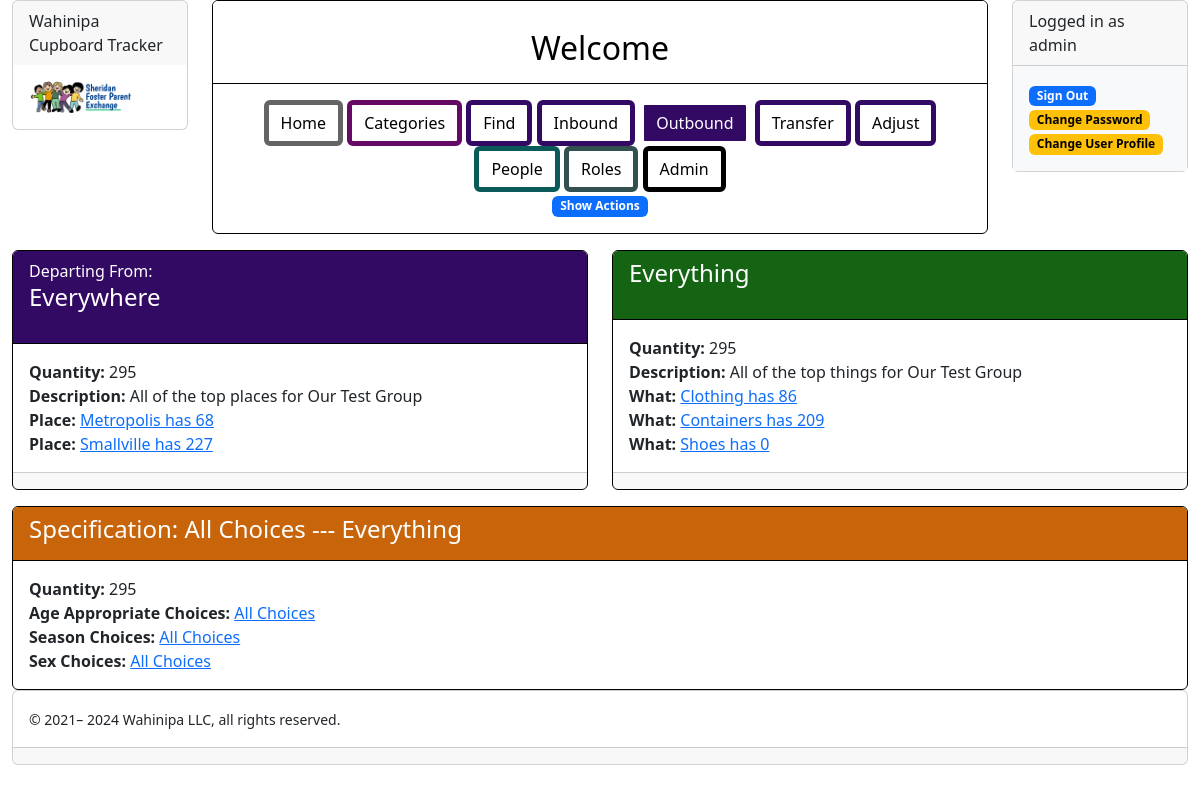
The page /wahinipa/root/view/outbound/1/1/1/8 (signed in) on the database its author committed.
### www/tracking/modelling/people_model.py (models this page shows, shortened)
class User(CupboardDisplayContextMixin, IdModelMixin, database.Model, UserMixin):
    @property
    def is_active(self):
        return self.is_enabled
    singular_label = "Person"
    plural_label = "People"
    possible_tasks = ['update', 'delete', 'enable', 'disable']
    label_prefixes = {}
    flavor = "people"
    username = database.Column(database.String(255), nullable=False, unique=True)
    password = database.Column(database.String(255), nullable=False)
    is_enabled = database.Column(database.Boolean(), nullable=False, default=True)
    is_admin = database.Column(database.Boolean(), nullable=False, default=False)
    first_name = database.Column(database.Unicode(50), nullable=False, server_default=u'')
    last_name = database.Column(database.Unicode(50), nullable=False, server_default=u'')
    date_joined = database.Column(database.DateTime(), default=datetime.now())
    about_me = database.Column(database.Text(), nullable=False, server_default=u'')
    linkages = database.relationship('Linkage', backref='person', lazy=True, cascade='all, delete')
    root_assignments = database.relationship('RootAssignment', backref='person', lazy=True, cascade='all, delete')
    place_assignments = database.relationship('PlaceAssignment', backref='person', lazy=True, cascade='all, delete')
    universal_assignments = database.relationship('UniversalAssignment', backref='person', lazy=True,
                                                  cascade='all, delete')
    def is_linked(self, root):
        for link in self.linkages:
            if link.root == root:
                return True
        return False
    @property
    def is_the_super_admin(self):
        return self.username == 'admin'
    @property
    def may_edit_database(self):
        return self.is_the_super_admin
    def has_universal_role(self, name_of_role):
        def yes(assignment):
            return assignment.is_named(name_of_role)
        return any(map(yes, self.universal_assignments))
    def disable(self):
        self.is_enabled = False
    def enable(self):
        self.is_enabled = True

### www/tracking/modelling/place_model.py (models this page shows, shortened)
class Place(RootDescendantMixin, PositioningMixin, CupboardDisplayContextMixin, NamedBaseModel):
    singular_label = "Place"
    plural_label = "Places"
    possible_tasks = ['create', 'update', 'delete']
    label_prefixes = {'create': 'Place for '}
    flavor = "place"
    roots = database.relationship('Root', backref='place', lazy=True)
    place_id = database.Column(database.Integer, database.ForeignKey('place.id'), index=True)
    places = database.relationship('Place', lazy='subquery', backref=backref('place_of', remote_side='Place.id'))
    positionings = database.relationship('Positioning', backref='place', lazy=True, cascade='all, delete')
    assignments = database.relationship('PlaceAssignment', backref='place', lazy=True, cascade='all, delete')
    def has_role(self, person, name_of_role):
        def yes(assignment):
            return assignment.person == person and assignment.role.is_named(name_of_role)
        return any(map(yes, self.assignments)) or self.ancestor.has_role(person, name_of_role)
    @property
    def children(self):
        return self.places
    @property
    def parent_object(self):
        return self.place_of
    @property
    def root(self):
        from tracking.modelling.root_model import place_root
        return place_root(self)
    def viewable_children(self, viewer):
        return [RootsViewer(), self.root] + self.sorted_children

### www/tracking/modelling/thing_model.py (models this page shows, shortened)
class Thing(RootDescendantMixin, PositioningMixin, CupboardDisplayContextMixin, NamedBaseModel):
    singular_label = "What"
    plural_label = "Things"
    possible_tasks = ['create', 'update', 'delete']
    label_prefixes = {'create': 'Kind of '}
    flavor = "thing"
    roots = database.relationship('Root', backref='thing', lazy=True)
    refinements = database.relationship('Refinement', backref='thing', lazy=True)
    kind_of_id = database.Column(database.Integer, database.ForeignKey('thing.id'), index=True)
    kinds = database.relationship('Thing', lazy='subquery', backref=backref('kind_of', remote_side='Thing.id'))
    positionings = database.relationship('Positioning', backref='thing', lazy=True, cascade='all, delete')
    def prefix(self):
        return None
    @property
    def children(self):
        return self.kinds
    @property
    def parent_set(self):
        return set(self.parent_list)
    @property
    def complete_set(self):
        return self.parent_set | self.full_set
    @property
    def complete_set_of_categories(self):
        complete_set_of_categories = set()
        for thing in self.complete_set:
            complete_set_of_categories |= thing.categories
        return complete_set_of_categories
    @property
    def categories(self):
        return {refinement.category for refinement in self.refinements}
    @property
    def parent_object(self):
        return self.kind_of
    @property
    def parent_list(self):
        if self.is_top:
            return []
        else:
            return self.parent_object.parent_list + [self.parent_object]
    @property
    def root(self):
        from tracking.modelling.root_model import thing_root
        return thing_root(self)
    def viewable_children(self, viewer):
        return self.sorted_children

### www/tracking/routing/root_routes.py (the view)
@root_bp.route('/view/outbound/<int:place_id>/<int:destination_id>/<int:thing_id>/<int:specification_id>')
@login_required
def root_view_outbound(**kwargs):
    return RootOutboundHandler('root_bp.root_view_outbound', current_user, activity='outbound', **kwargs).handle()

### www/tracking/contexts/card_display_attributes.py (called while the page is built)
def category_display_attributes(thing=None, **kwargs):
    attributes = {
        'display_context': {
            'add_tasks': True,
            'description': True,
            'prefix': 'Category: ',
            'url': True,
            'bread_crumbs': True,
            'children_attributes': {
                'choice': {
                    'notation': True,
                },
            },
        },
    }
    if thing:
        attributes['display_context']['extra_action_parameters'] = {
            'thing': thing,
        }
    return attributes

def destination_display_attributes(destination_prefix=None, **kwargs):
    return {
        'display_context': {
            'add_tasks': True,
            'description': True,
            'destination_quantity': True,
            'prefix': destination_prefix,
            'url': True,
            'bread_crumbs': True,
            'children_attributes': {
                'destination': {
                    'notation': True,
                    'destination_quantity': True,
                },
            },
        }
    }

def place_display_attributes(place_prefix=None, **kwargs):
    return {
        'display_context': {
            'source_quantity': True,
            'add_tasks': True,
            'description': True,
            'prefix': place_prefix,
            'url': True,
            'bread_crumbs': True,
            'children_attributes': {
                'place': {
                    'notation': True,
                    'source_quantity' : True,
                },
            },
        }
    }

def dual_view_childrens_attributes(**kwargs):
    return {
        'categories': categories_display_attributes,
        'category': category_display_attributes(**kwargs),
        'choice': choice_display_attributes,
        'destination': destination_display_attributes(**kwargs),
        'inventory': inventory_display_attributes,
        'place': place_display_attributes(**kwargs),
        'specification': specification_display_attributes,
        'thing': thing_display_attributes,
        'person': person_display_attributes,
        'people': person_display_attributes,
    }

### www/tracking/contexts/context.py (called while the page is built)
    def __setitem__(self, key, value):
        self.context.__setitem__(key, value)

    def add_context(self, context):
        for key, value in context.items():
            self[key] = value

    def append_to_list(self, list_key, value):
        if value:
            self.context.setdefault(list_key, []).append(value)

### www/tracking/templates/pages/root_view.j2
{% extends "pages/content.j2" %}
{% from 'macros/card_macros.j2' import row_of_varying_width_child_cards, column_of_child_cards %}
{% block innards %}
  {{ row_of_varying_width_child_cards(children[0:2], [6, 6]) }}
  {{ row_of_varying_width_child_cards(children[2:], [12]) }}
{% endblock %}

### www/tracking/templates/macros/card_macros.j2 (shortened to what this page needs)
{% from 'macros/button_macros.j2' import button_task %}
{% from 'macros/notation_macros.j2' import render_notations %}
{% from 'macros/bread_crumb_macros.j2' import render_bread_crumbs %}
{% macro card_view(prefix=None, label=None, url=None, flavor=None, bread_crumb_list=None, tasks=None, required_tasks=None) %}
  <div class="card{% if flavor %} card-flavor-{{ flavor }}{% endif %}">
    <div class="card-header">
      {% if bread_crumb_list %}
        {% if prefix %}{{ prefix }}{% endif %}{{ render_bread_crumbs(bread_crumb_list) }}
      {% elif url %}
        {% if prefix %}{{ prefix }}{% endif %}<a href="{{ url }}">{{ label }}</a>
      {% else %}
        <h4>{% if prefix %}{{ prefix }}{% endif %}{{ label }}</h4>
      {% endif %}
    </div>
    <div class="card-body">
      {{ caller() }}
    </div>
    {% if tasks or required_tasks %}
      <div class="card-footer">
      </div>
    {% endif %}
  </div>
{% endmacro %}
{% macro card_child(prefix=None, label=None, notations=None, flavor=None, url=None, bread_crumb_list=None, tasks=None, required_tasks=None) %}
  {% call card_view(prefix=prefix, label=label, url=url, flavor=flavor, bread_crumb_list=bread_crumb_list, tasks=tasks, required_tasks=required_tasks) %}
    {{ render_notations(notations) }}
  {% endcall %}
{% endmacro %}
{% macro row_of_varying_width_child_cards(children, widths) %}
  {% if children %}
    <div class="row mt-2">
      {% for child in children %}
        <div class="col-md-{{ widths[loop.index0] }}">
          <div class="row mt-2">
            <div class="col-md-12">
              {{ card_child(**child) }}
            </div>
          </div>
        </div>
      {% endfor %}
    </div>
  {% endif %}
{% endmacro %}

### www/tracking/templates/macros/user_macros.j2 (shortened to what this page needs)
{% macro user_options(current_user) %}
  <div class="card">
    {% if current_user.is_authenticated %}
      {{ user_options_logged_in(current_user) }}
    {% else %}
      {{ user_options_logged_out() }}
    {% endif %}
  </div>
{% endmacro %}
{% macro user_options_logged_in(current_user) %}
  <div class="card-header">
    Logged in as {{ current_user.username }}
  </div>
  <div class="card-body bg-light">
    <a class="btn-md btn-primary" href="{{ url_for('people_bp.logout') }}" role="button"><span
        class="badge bg-primary">Sign Out</span></a>
    <a class="btn-md btn-warning" href="{{ url_for('people_bp.change_password') }}" role="button"><span
        class="badge bg-warning">Change Password</span></a>
    <a class="btn-md btn-warning" href="{{ url_for('people_bp.people_update', person_id=current_user.id) }}" role="button"><span
        class="badge bg-warning">Change User Profile</span></a>
  </div>
{% endmacro %}

### www/tracking/templates/macros/bread_crumb_macros.j2
{% macro render_bread_crumbs(bread_crumb_list=None) %}
  {% if bread_crumb_list %}
    <nav aria-label="breadcrumb">
      <ul class="breadcrumb">
        {% for crumb in bread_crumb_list %}
          {{ bread_crumb_item(**crumb) }}
        {% endfor %}
      </ul>
    </nav>
  {% endif %}
{% endmacro %}
{% macro bread_crumb_item(label, url=None) %}
  {% if url %}
    <li class="breadcrumb-item">
      <a href="{{ url }}">{{ label }}</a>
    </li>
  {% else %}
    <li class="breadcrumb-item h4">
      {{ label }}
    </li>
  {% endif %}
{% endmacro %}

### www/tracking/templates/macros/notation_macros.j2 (shortened to what this page needs)
{% macro render_notations(notations=None) %}
  {% if notations %}
    {% for notation in notations %}
      {{ render_notation(**notation) }}
    {% endfor %}
  {% endif %}
{% endmacro %}
{% macro render_notation(label=None, url=None, value=None, tag=None, lines=None) %}
  {% if label %}<b>{{ label }}: </b>{% endif %}
  {% if url %}<a href="{{ url }}">{% endif %}
{% if value %}{{ value }}{% endif %}
{% if label or value or tag %}<br>{% endif %}
{% if url %}</a>{% endif %}
{% endmacro %}

### rows shown on the page
User: username "admin"
Place: prefix "Departing From:", name "Everywhere", notations "Quantity" "Place" "Place", notations "295" "Metropolis has 68" "Smallville has 227", label "Description", description "All of the top places for Our Test Group"
Thing: name "Everything", notations "Quantity" "What" "What" "What", notations "295" "Clothing has 86" "Containers has 209" "Shoes has 0", label "Description", description "All of the top things for Our Test Group"

### other values the page prints
{{ project_name }} "Wahinipa Cupboard Tracker"
{{ label }} "Home" "Categories" "Find" "Inbound" "Outbound" "Transfer" "Adjust" "People" "Roles" "Admin"
{{ label }} "Show Actions"
{{ prefix }} "Specification:"
{{ label }} "All Choices --- Everything"
{{ label }} "Quantity" "Age Appropriate Choices" "Season Choices" "Sex Choices"
{{ value }} "295" "All Choices" "All Choices" "All Choices"
